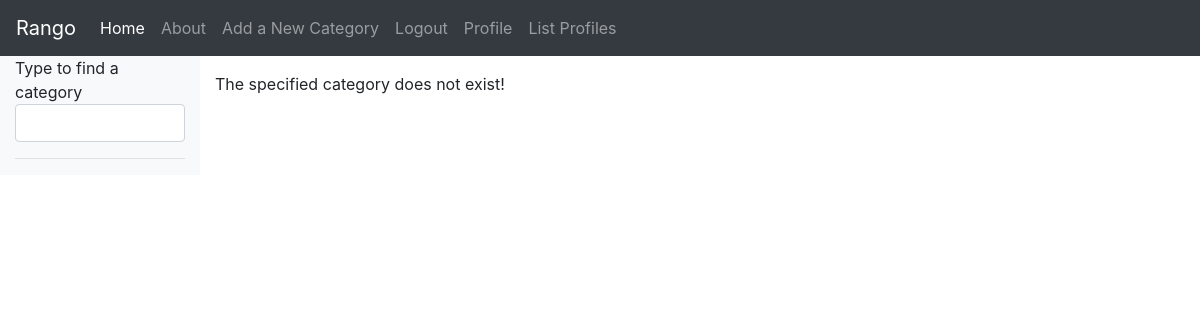
Page /rango/category/pascal/add_page/ (signed in) on the earlier database version.
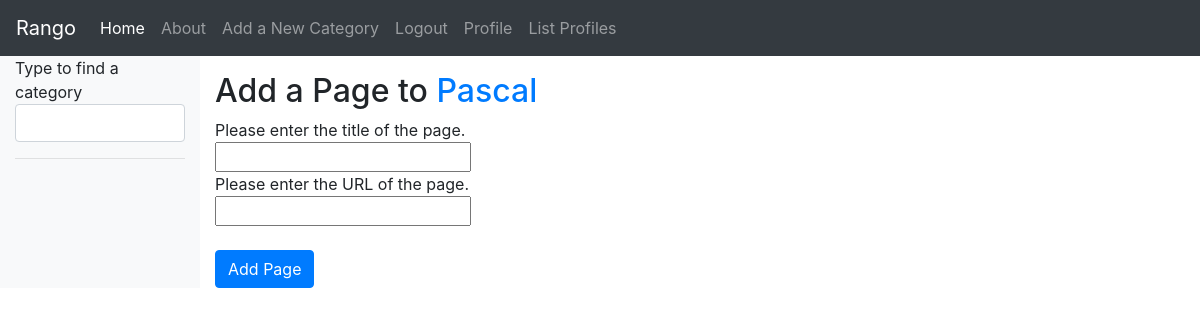
Same page on the later database version.
### rango/models.py (models this page shows, shortened)
class Category(models.Model):
    name = models.CharField(max_length=128, unique=True)
    views = models.IntegerField(default=0)
    likes = models.IntegerField(default=0)
    slug = models.SlugField(unique=True)
    class Meta:
        verbose_name_plural = 'Categories'

### rango/views.py (the view, shortened to what this page needs)
# urls.py: path('category/<slug:category_name_slug>/add_page/',views.add_page, name='add_page'),
@login_required
def add_page(request, category_name_slug):
    try:
        category = Category.objects.get(slug=category_name_slug)
    except Category.DoesNotExist:
        category = None
    form = PageForm()
    context_dict = {'form': form, 'category': category}
    return render(request, 'rango/add_page.html', context_dict)

### rango/forms.py
class PageForm(forms.ModelForm):
    title = forms.CharField(max_length=128, help_text="Please enter the title of the page.")
    url = forms.URLField(max_length=200, help_text="Please enter the URL of the page.")
    views = forms.IntegerField(widget=forms.HiddenInput(), initial=0)
    class Meta:
        model = Page
        exclude = ('category',)

### templates/rango/add_page.html (shortened to what this page needs)
{% extends 'rango/base.html' %}
{% load staticfiles %}
{% block body_block %}
    {% if category %}
        <form role="form" id="page_form" method="post" action="{% url 'add_page' category.slug %}">
            <h2 class="form-signin-heading"> Add a Page to
                    <a href="{% url 'show_category' category.slug %}">{{ category.name }}</a></h2>
            {% for field in form.visible_fields %}
                {{ field.help_text }} <br/>
                {{ field }} <br/>
            {% endfor %} <br/>
            <button class="btn btn-primary" type="submit" name="submit">
                Add Page
            </button>
        </form>
    {% else %}
        The specified category does not exist!
    {% endif%}
{% endblock %}

Differences in the rows shown:
added Category: name "Pascal"
Other differences:
text no longer shown: "The specified category does not exist!"
text now shown: "Add a Page to Add Page"
new list line: "Please enter the title of the page. "
new list line: "Please enter the URL of the page. "
